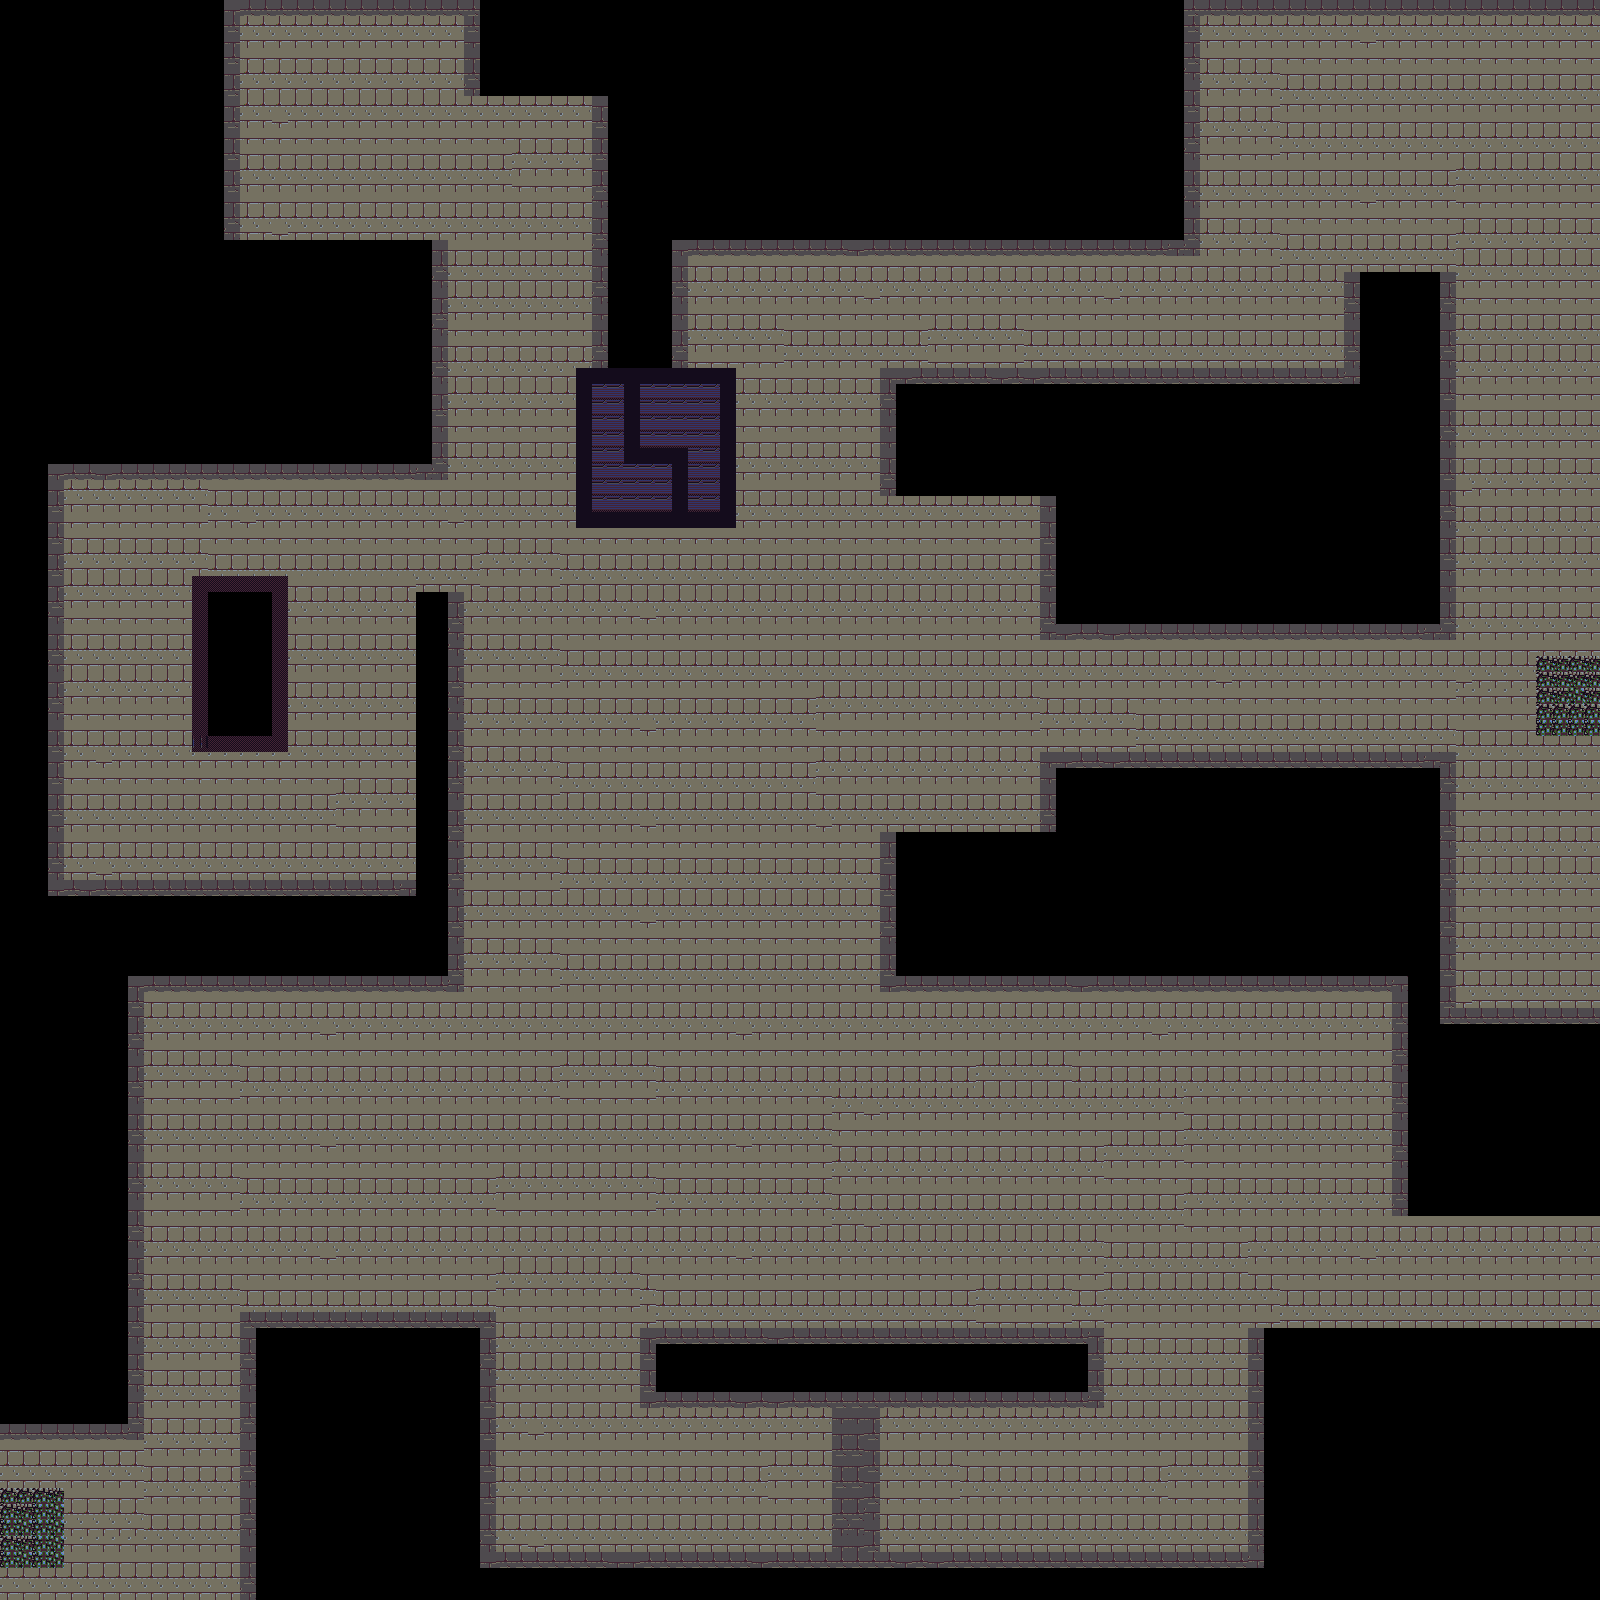

Below is a game level as drawn by its tile map, then a one-line description and the .tmx that defines it (tile-layer data replaced by summaries):
An orthogonal 100x100 tile map with 16x16 px tiles, 1 tile layer (maze), 2 hidden layers not drawn, 2 tilesets and 4 objects.

<map version="1.0" orientation="orthogonal" renderorder="right-down" width="100" height="100" tilewidth="16" tileheight="16" nextobjectid="22">
 <tileset firstgid="1" name="Maze" tilewidth="16" tileheight="16" spacing="1" margin="1" tilecount="1288" columns="46">
  <image source="Image1.jpg" width="793" height="477" />
 </tileset>
 <tileset firstgid="1289" name="maze_2" tilewidth="16" tileheight="16" spacing="1" margin="1" tilecount="252" columns="18">
  <image source="Image2.png" width="320" height="240" />
 </tileset>
 <layer name="Tile Layer 1" width="100" height="100" visible="0">
  <data>[10000 cells, 10000 non-empty, 1 distinct tile ids]</data>
 </layer>
 <layer name="maze" width="100" height="100">
  <data>[10000 cells, 6482 non-empty, 14 distinct tile ids]</data>
 </layer>
 <layer name="Door opens" width="100" height="100" visible="0">
  <data>[10000 cells, 713 non-empty, 2 distinct tile ids]</data>
 </layer>
 <objectgroup name="wall">
  <object id="18" x="192" y="576" width="96" height="176" />
  <object id="19" x="640" y="1328" width="464" height="80" />
  <object id="20" x="240" y="1600">
   <polyline points="0,0 0,-288 256,-288 256,-48 576,-48" />
  </object>
  <object id="21" x="0" y="1424">
   <polyline points="0,0 128,0 128,-448 448,-448 448,-832 416,-832 416,-544 64,-544 64,-944 448,-944 448,-1184 240,-1184 240,-1408 464,-1408 464,-1328 592,-1328 592,-1056" />
  </object>
 </objectgroup>
</map>
